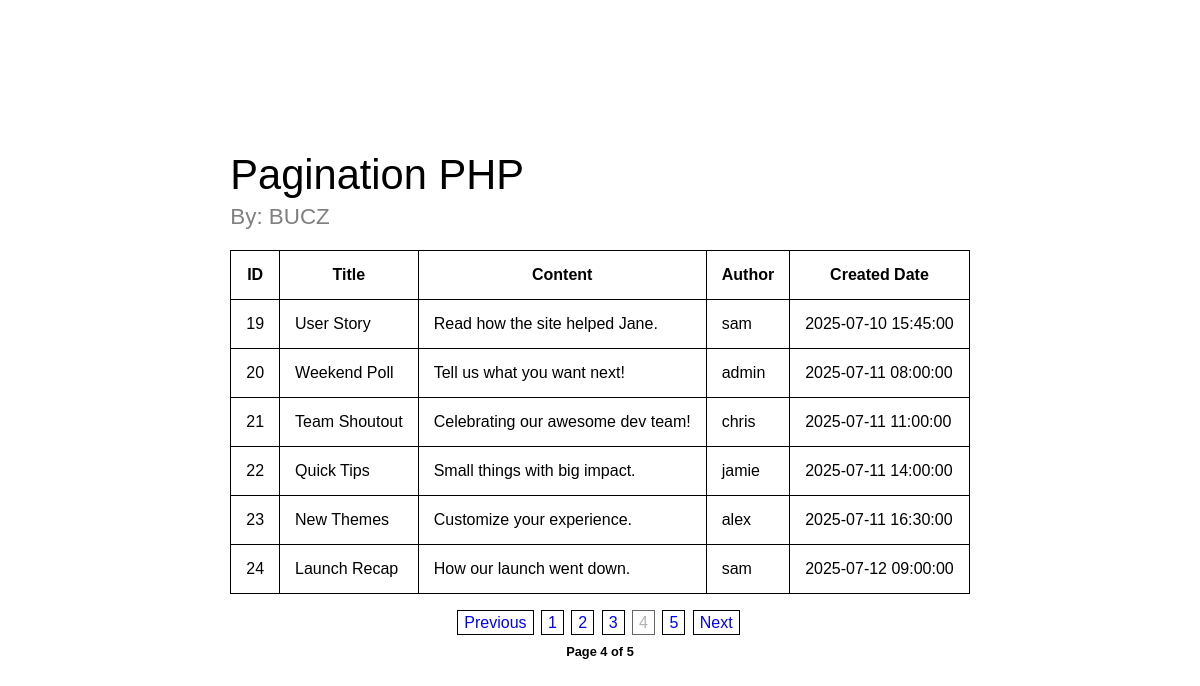
The page /?page_no=4 on the database its author committed.
### tables this page shows
CREATE TABLE `paginationtable` (
  `id` int(11) NOT NULL,
  `title` varchar(255) NOT NULL,
  `content` text DEFAULT NULL,
  `author` varchar(100) DEFAULT NULL,
  `created_at` datetime DEFAULT current_timestamp()
);

### includes/pagination.script.php (called while the page is built)
<?php
if(isset($_GET['page_no']) && $_GET['page_no'] !== "") {
    $page_no = $_GET['page_no'];
}else {
    $page_no = 1;
}
$total_records_per_page = 6;
$offset = ($page_no - 1) * $total_records_per_page;
$fetchData = $pdo->query("SELECT * FROM paginationtable LIMIT $offset, $total_records_per_page");
$previous_page = $page_no - 1;
$next_page = $page_no + 1;
$stmt = $pdo->query("SELECT COUNT(*) AS total_records FROM paginationtable");
$row = $stmt->fetch(PDO::FETCH_ASSOC);
$total_records = $row['total_records'];
$total_no_of_pages = ceil($total_records / $total_records_per_page);

### index.php (the view, shortened to what this page needs)
<?php
include 'includes/db.connect.php';
?>
<!DOCTYPE html>
<html lang="en">
<head>
    <link rel="stylesheet" href="stylesheets/style.css">
</head>
<body>
    <main>
        <div class="container">
            <h1>Pagination PHP</h1>
            <p>By: BUCZ</p>
            <table>
                <tr>
                    <th>ID</th>
                    <th>Title</th>
                    <th>Content</th>
                    <th>Author</th>
                    <th>Created Date</th>
                </tr>
                <?php
                require_once 'includes/pagination.script.php';
                while($row = $fetchData->fetch(PDO::FETCH_ASSOC)) {
                    echo
                    "<tr>
                        <td>$row[id]</td>
                        <td>$row[title]</td>
                        <td>$row[content]</td>
                        <td>$row[author]</td>
                        <td>$row[created_at]</td>
                    </tr>";
                }
                ?>
            </table>
        </div>
        <div class="pagination-container">
                <a class="<?php echo ($page_no <= 1) ? 'disabled' : ''; ?>" <?php echo ($page_no > 1) ? 'href=?page_no=' . $previous_page : ''; ?>>Previous</a>
                <?php
                for($counter = 1; $counter <= $total_no_of_pages; $counter++) { ?>
                <?php if($page_no != $counter) { ?>
                    <a href="?page_no=<?php echo $counter ?>"><?php echo $counter ?></a>
                <?php }else { ?>
                    <a class="disabled"><?php echo $counter ?></a>
                <?php } ?>
                <?php } ?>
                <a class="<?php echo ($page_no >= $total_no_of_pages) ? 'disabled' : ''; ?>" <?php echo ($page_no < $total_no_of_pages) ? 'href=?page_no=' . $next_page : ''; ?>>Next</a>
            </div>
            <div class="total-page">
                <strong>Page <?php echo $page_no;?> of <?php echo $total_no_of_pages;?></strong>
            </div>
    </main>
</body>
</html>

### stylesheets/style.css (style rules this page uses)
* { margin: 0; padding: 0; box-sizing: border-box; font-family: sans-serif; }
main { width: 100%; min-height: 100svh; display: flex; justify-content: center; align-items: center; flex-direction: column; }
.container { margin-top: 10px; margin-bottom: 10px; }
.container h1 { font-weight: lighter; font-size: 2.6rem; margin-bottom: 5px; }
.container p { color: gray; font-size: 1.4rem; margin-bottom: 20px; }
table, th, td { border: 1px solid black; border-collapse: collapse; padding: 15px; margin-bottom: 10px; }
.pagination-container { margin-bottom: 10px; }
.pagination-container a { text-decoration: none; border: 1px solid black; padding: 3px 6px; color: blue; margin-right: 3px; }
.pagination-container a.disabled { pointer-events: none; cursor: not-allowed; opacity: 0.6; color: gray; }
.total-page strong { font-size: 0.8rem; }

### rows shown on the page
paginationtable: id "19", title "User Story", content "Read how the site helped Jane.", author "sam", created_at "2025-07-10 15:45:00"
paginationtable: id "20", title "Weekend Poll", content "Tell us what you want next!", author "admin", created_at "2025-07-11 08:00:00"
paginationtable: id "21", title "Team Shoutout", content "Celebrating our awesome dev team!", author "chris", created_at "2025-07-11 11:00:00"
paginationtable: id "22", title "Quick Tips", content "Small things with big impact.", author "jamie", created_at "2025-07-11 14:00:00"
paginationtable: id "23", title "New Themes", content "Customize your experience.", author "alex", created_at "2025-07-11 16:30:00"
paginationtable: id "24", title "Launch Recap", content "How our launch went down.", author "sam", created_at "2025-07-12 09:00:00"

### other values the page prints
$page_no "4"
$total_no_of_pages "5"
